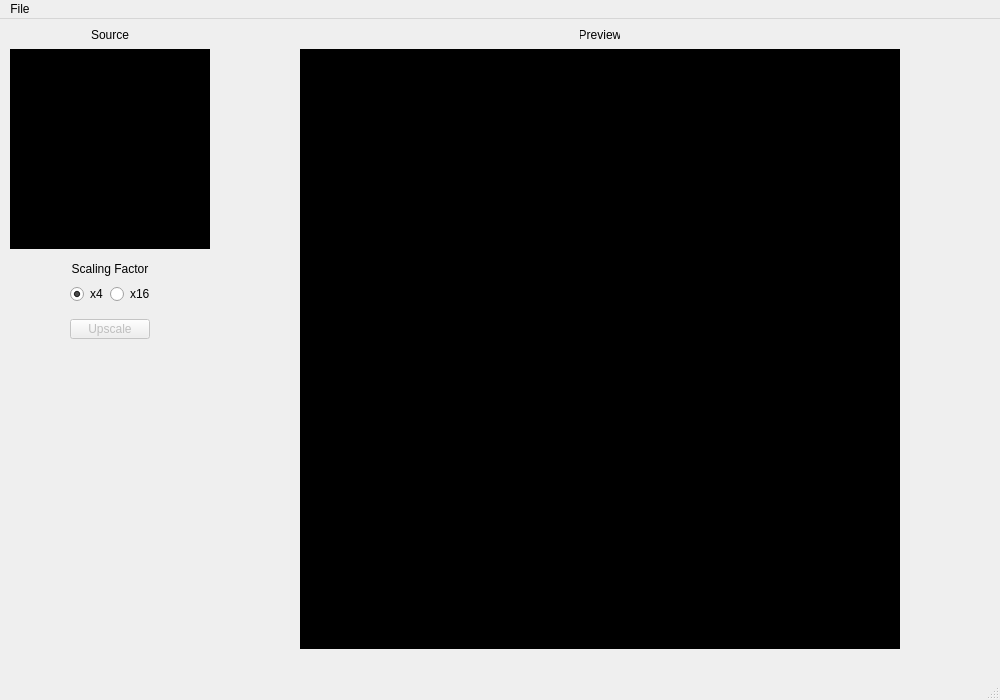
<?xml version="1.0" encoding="UTF-8"?>
<ui version="4.0">
 <class>MainWindow</class>
 <widget class="QMainWindow" name="MainWindow">
  <property name="geometry">
   <rect>
    <x>0</x>
    <y>0</y>
    <width>1000</width>
    <height>700</height>
   </rect>
  </property>
  <property name="windowTitle">
   <string>Upscaler</string>
  </property>
  <widget class="QWidget" name="centralwidget">
   <property name="sizePolicy">
    <sizepolicy hsizetype="MinimumExpanding" vsizetype="Maximum">
     <horstretch>0</horstretch>
     <verstretch>0</verstretch>
    </sizepolicy>
   </property>
   <property name="layoutDirection">
    <enum>Qt::LeftToRight</enum>
   </property>
   <property name="autoFillBackground">
    <bool>false</bool>
   </property>
   <property name="styleSheet">
    <string notr="true"/>
   </property>
   <widget class="QLabel" name="label_source_image">
    <property name="geometry">
     <rect>
      <x>10</x>
      <y>30</y>
      <width>200</width>
      <height>200</height>
     </rect>
    </property>
    <property name="styleSheet">
     <string notr="true">background-color: black</string>
    </property>
    <property name="text">
     <string/>
    </property>
    <property name="scaledContents">
     <bool>true</bool>
    </property>
   </widget>
   <widget class="QLabel" name="label_source">
    <property name="geometry">
     <rect>
      <x>90</x>
      <y>10</y>
      <width>40</width>
      <height>12</height>
     </rect>
    </property>
    <property name="text">
     <string>Source</string>
    </property>
    <property name="alignment">
     <set>Qt::AlignCenter</set>
    </property>
   </widget>
   <widget class="QLabel" name="label_scaling_factor">
    <property name="geometry">
     <rect>
      <x>70</x>
      <y>240</y>
      <width>80</width>
      <height>20</height>
     </rect>
    </property>
    <property name="styleSheet">
     <string notr="true"/>
    </property>
    <property name="text">
     <string>Scaling Factor</string>
    </property>
    <property name="alignment">
     <set>Qt::AlignCenter</set>
    </property>
   </widget>
   <widget class="QRadioButton" name="radioButton_scale_x4">
    <property name="geometry">
     <rect>
      <x>70</x>
      <y>265</y>
      <width>40</width>
      <height>20</height>
     </rect>
    </property>
    <property name="text">
     <string>x4</string>
    </property>
    <property name="checked">
     <bool>true</bool>
    </property>
   </widget>
   <widget class="QRadioButton" name="radioButton_scale_x16">
    <property name="geometry">
     <rect>
      <x>110</x>
      <y>265</y>
      <width>40</width>
      <height>20</height>
     </rect>
    </property>
    <property name="text">
     <string>x16</string>
    </property>
   </widget>
   <widget class="QPushButton" name="pushButton_upscale">
    <property name="enabled">
     <bool>false</bool>
    </property>
    <property name="geometry">
     <rect>
      <x>70</x>
      <y>300</y>
      <width>80</width>
      <height>20</height>
     </rect>
    </property>
    <property name="locale">
     <locale language="English" country="Europe"/>
    </property>
    <property name="text">
     <string>Upscale</string>
    </property>
   </widget>
   <widget class="QLabel" name="label_preview">
    <property name="geometry">
     <rect>
      <x>580</x>
      <y>10</y>
      <width>40</width>
      <height>12</height>
     </rect>
    </property>
    <property name="text">
     <string>Preview</string>
    </property>
    <property name="alignment">
     <set>Qt::AlignCenter</set>
    </property>
   </widget>
   <widget class="QLabel" name="label_preview_image">
    <property name="geometry">
     <rect>
      <x>300</x>
      <y>30</y>
      <width>600</width>
      <height>600</height>
     </rect>
    </property>
    <property name="styleSheet">
     <string notr="true">background-color: black</string>
    </property>
    <property name="text">
     <string/>
    </property>
    <property name="scaledContents">
     <bool>true</bool>
    </property>
   </widget>
  </widget>
  <widget class="QMenuBar" name="menubar">
   <property name="geometry">
    <rect>
     <x>0</x>
     <y>0</y>
     <width>1000</width>
     <height>17</height>
    </rect>
   </property>
   <property name="styleSheet">
    <string notr="true"/>
   </property>
   <widget class="QMenu" name="menuFile">
    <property name="title">
     <string>File</string>
    </property>
    <addaction name="actionImport"/>
    <addaction name="actionExport"/>
    <addaction name="separator"/>
    <addaction name="actionExit"/>
   </widget>
   <addaction name="menuFile"/>
  </widget>
  <widget class="QStatusBar" name="statusbar"/>
  <action name="actionImport">
   <property name="text">
    <string>Import</string>
   </property>
  </action>
  <action name="actionExport">
   <property name="enabled">
    <bool>false</bool>
   </property>
   <property name="text">
    <string>Export</string>
   </property>
  </action>
  <action name="actionExit">
   <property name="text">
    <string>Exit</string>
   </property>
  </action>
 </widget>
 <resources/>
 <connections/>
</ui>
